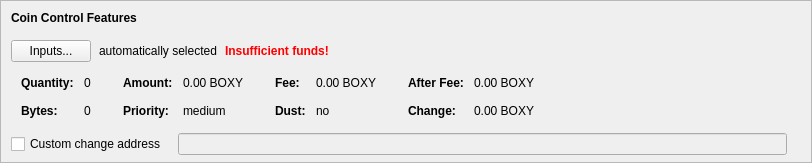
    <widget class="QFrame" name="frameCoinControl">
     <property name="sizePolicy">
      <sizepolicy hsizetype="Expanding" vsizetype="Expanding">
       <horstretch>0</horstretch>
       <verstretch>0</verstretch>
      </sizepolicy>
     </property>
     <property name="maximumSize">
      <size>
       <width>16777215</width>
       <height>16777215</height>
      </size>
     </property>
     <property name="frameShape">
      <enum>QFrame::StyledPanel</enum>
     </property>
     <property name="frameShadow">
      <enum>QFrame::Sunken</enum>
     </property>
     <layout class="QVBoxLayout" name="verticalLayoutCoinControl2">
      <property name="spacing">
       <number>0</number>
      </property>
      <property name="leftMargin">
       <number>0</number>
      </property>
      <property name="topMargin">
       <number>0</number>
      </property>
      <property name="rightMargin">
       <number>0</number>
      </property>
      <property name="bottomMargin">
       <number>6</number>
      </property>
      <item>
       <layout class="QVBoxLayout" name="verticalLayoutCoinControl" stretch="0,0,0,0,1">
        <property name="spacing">
         <number>0</number>
        </property>
        <property name="leftMargin">
         <number>10</number>
        </property>
        <property name="topMargin">
         <number>10</number>
        </property>
        <item>
         <layout class="QHBoxLayout" name="horizontalLayoutCoinControl1">
          <property name="bottomMargin">
           <number>15</number>
          </property>
          <item>
           <widget class="QLabel" name="labelCoinControlFeatures">
            <property name="sizePolicy">
             <sizepolicy hsizetype="Preferred" vsizetype="Maximum">
              <horstretch>0</horstretch>
              <verstretch>0</verstretch>
             </sizepolicy>
            </property>
            <property name="font">
             <font>
              <weight>75</weight>
              <bold>true</bold>
             </font>
            </property>
            <property name="styleSheet">
             <string notr="true">font-weight:bold;</string>
            </property>
            <property name="text">
             <string>Coin Control Features</string>
            </property>
           </widget>
          </item>
         </layout>
        </item>
        <item>
         <layout class="QHBoxLayout" name="horizontalLayoutCoinControl2" stretch="0,0,0,0">
          <property name="spacing">
           <number>8</number>
          </property>
          <property name="bottomMargin">
           <number>10</number>
          </property>
          <item>
           <widget class="QPushButton" name="pushButtonCoinControl">
            <property name="styleSheet">
             <string notr="true"/>
            </property>
            <property name="text">
             <string>Inputs...</string>
            </property>
            <property name="autoDefault">
             <bool>false</bool>
            </property>
           </widget>
          </item>
          <item>
           <widget class="QLabel" name="labelCoinControlAutomaticallySelected">
            <property name="text">
             <string>automatically selected</string>
            </property>
            <property name="margin">
             <number>5</number>
            </property>
           </widget>
          </item>
          <item>
           <widget class="QLabel" name="labelCoinControlInsuffFunds">
            <property name="font">
             <font>
              <weight>75</weight>
              <bold>true</bold>
             </font>
            </property>
            <property name="styleSheet">
             <string notr="true">color:red;font-weight:bold;</string>
            </property>
            <property name="text">
             <string>Insufficient funds!</string>
            </property>
            <property name="margin">
             <number>5</number>
            </property>
           </widget>
          </item>
          <item>
           <spacer name="horizontalSpacerCoinControl">
            <property name="orientation">
             <enum>Qt::Horizontal</enum>
            </property>
            <property name="sizeHint" stdset="0">
             <size>
              <width>40</width>
              <height>1</height>
             </size>
            </property>
           </spacer>
          </item>
         </layout>
        </item>
        <item>
         <widget class="QWidget" name="widgetCoinControl" native="true">
          <property name="sizePolicy">
           <sizepolicy hsizetype="Preferred" vsizetype="Preferred">
            <horstretch>0</horstretch>
            <verstretch>0</verstretch>
           </sizepolicy>
          </property>
          <property name="minimumSize">
           <size>
            <width>0</width>
            <height>0</height>
           </size>
          </property>
          <property name="styleSheet">
           <string notr="true"/>
          </property>
          <layout class="QHBoxLayout" name="horizontalLayoutCoinControl5">
           <property name="leftMargin">
            <number>0</number>
           </property>
           <property name="topMargin">
            <number>0</number>
           </property>
           <property name="rightMargin">
            <number>0</number>
           </property>
           <property name="bottomMargin">
            <number>0</number>
           </property>
           <item>
            <layout class="QHBoxLayout" name="horizontalLayoutCoinControl3" stretch="0,0,0,1">
             <property name="spacing">
              <number>20</number>
             </property>
             <property name="topMargin">
              <number>0</number>
             </property>
             <property name="bottomMargin">
              <number>10</number>
             </property>
             <item>
              <layout class="QFormLayout" name="formLayoutCoinControl1">
               <property name="horizontalSpacing">
                <number>10</number>
               </property>
               <property name="verticalSpacing">
                <number>14</number>
               </property>
               <property name="leftMargin">
                <number>10</number>
               </property>
               <property name="topMargin">
                <number>4</number>
               </property>
               <property name="rightMargin">
                <number>6</number>
               </property>
               <item row="0" column="0">
                <widget class="QLabel" name="labelCoinControlQuantityText">
                 <property name="font">
                  <font>
                   <weight>75</weight>
                   <bold>true</bold>
                  </font>
                 </property>
                 <property name="text">
                  <string>Quantity:</string>
                 </property>
                 <property name="margin">
                  <number>0</number>
                 </property>
                </widget>
               </item>
               <item row="0" column="1">
                <widget class="QLabel" name="labelCoinControlQuantity">
                 <property name="cursor">
                  <cursorShape>IBeamCursor</cursorShape>
                 </property>
                 <property name="contextMenuPolicy">
                  <enum>Qt::ActionsContextMenu</enum>
                 </property>
                 <property name="text">
                  <string notr="true">0</string>
                 </property>
                 <property name="margin">
                  <number>0</number>
                 </property>
                 <property name="textInteractionFlags">
                  <set>Qt::LinksAccessibleByMouse|Qt::TextSelectableByKeyboard|Qt::TextSelectableByMouse</set>
                 </property>
                </widget>
               </item>
               <item row="1" column="0">
                <widget class="QLabel" name="labelCoinControlBytesText">
                 <property name="font">
                  <font>
                   <weight>75</weight>
                   <bold>true</bold>
                  </font>
                 </property>
                 <property name="text">
                  <string>Bytes:</string>
                 </property>
                </widget>
               </item>
               <item row="1" column="1">
                <widget class="QLabel" name="labelCoinControlBytes">
                 <property name="cursor">
                  <cursorShape>IBeamCursor</cursorShape>
                 </property>
                 <property name="contextMenuPolicy">
                  <enum>Qt::ActionsContextMenu</enum>
                 </property>
                 <property name="text">
                  <string notr="true">0</string>
                 </property>
                 <property name="textInteractionFlags">
                  <set>Qt::LinksAccessibleByMouse|Qt::TextSelectableByKeyboard|Qt::TextSelectableByMouse</set>
                 </property>
                </widget>
               </item>
              </layout>
             </item>
             <item>
              <layout class="QFormLayout" name="formLayoutCoinControl2">
               <property name="horizontalSpacing">
                <number>10</number>
               </property>
               <property name="verticalSpacing">
                <number>14</number>
               </property>
               <property name="leftMargin">
                <number>6</number>
               </property>
               <property name="topMargin">
                <number>4</number>
               </property>
               <property name="rightMargin">
                <number>6</number>
               </property>
               <item row="0" column="0">
                <widget class="QLabel" name="labelCoinControlAmountText">
                 <property name="font">
                  <font>
                   <weight>75</weight>
                   <bold>true</bold>
                  </font>
                 </property>
                 <property name="text">
                  <string>Amount:</string>
                 </property>
                 <property name="margin">
                  <number>0</number>
                 </property>
                </widget>
               </item>
               <item row="0" column="1">
                <widget class="QLabel" name="labelCoinControlAmount">
                 <property name="cursor">
                  <cursorShape>IBeamCursor</cursorShape>
                 </property>
                 <property name="contextMenuPolicy">
                  <enum>Qt::ActionsContextMenu</enum>
                 </property>
                 <property name="text">
                  <string notr="true">0.00 BOXY</string>
                 </property>
                 <property name="textInteractionFlags">
                  <set>Qt::LinksAccessibleByMouse|Qt::TextSelectableByKeyboard|Qt::TextSelectableByMouse</set>
                 </property>
                </widget>
               </item>
               <item row="1" column="0">
                <widget class="QLabel" name="labelCoinControlPriorityText">
                 <property name="font">
                  <font>
                   <weight>75</weight>
                   <bold>true</bold>
                  </font>
                 </property>
                 <property name="text">
                  <string>Priority:</string>
                 </property>
                </widget>
               </item>
               <item row="1" column="1">
                <widget class="QLabel" name="labelCoinControlPriority">
                 <property name="cursor">
                  <cursorShape>IBeamCursor</cursorShape>
                 </property>
                 <property name="contextMenuPolicy">
                  <enum>Qt::ActionsContextMenu</enum>
                 </property>
                 <property name="text">
                  <string>medium</string>
                 </property>
                 <property name="textInteractionFlags">
                  <set>Qt::LinksAccessibleByMouse|Qt::TextSelectableByKeyboard|Qt::TextSelectableByMouse</set>
                 </property>
                </widget>
               </item>
              </layout>
             </item>
             <item>
              <layout class="QFormLayout" name="formLayoutCoinControl3">
               <property name="horizontalSpacing">
                <number>10</number>
               </property>
               <property name="verticalSpacing">
                <number>14</number>
               </property>
               <property name="leftMargin">
                <number>6</number>
               </property>
               <property name="topMargin">
                <number>4</number>
               </property>
               <property name="rightMargin">
                <number>6</number>
               </property>
               <item row="0" column="0">
                <widget class="QLabel" name="labelCoinControlFeeText">
                 <property name="font">
                  <font>
                   <weight>75</weight>
                   <bold>true</bold>
                  </font>
                 </property>
                 <property name="text">
                  <string>Fee:</string>
                 </property>
                 <property name="margin">
                  <number>0</number>
                 </property>
                </widget>
               </item>
               <item row="0" column="1">
                <widget class="QLabel" name="labelCoinControlFee">
                 <property name="cursor">
                  <cursorShape>IBeamCursor</cursorShape>
                 </property>
                 <property name="contextMenuPolicy">
                  <enum>Qt::ActionsContextMenu</enum>
                 </property>
                 <property name="text">
                  <string notr="true">0.00 BOXY</string>
                 </property>
                 <property name="textInteractionFlags">
                  <set>Qt::LinksAccessibleByMouse|Qt::TextSelectableByKeyboard|Qt::TextSelectableByMouse</set>
                 </property>
                </widget>
               </item>
               <item row="1" column="0">
                <widget class="QLabel" name="labelCoinControlLowOutputText">
                 <property name="font">
                  <font>
                   <weight>75</weight>
                   <bold>true</bold>
                  </font>
                 </property>
                 <property name="text">
                  <string>Dust:</string>
                 </property>
                </widget>
               </item>
               <item row="1" column="1">
                <widget class="QLabel" name="labelCoinControlLowOutput">
                 <property name="cursor">
                  <cursorShape>IBeamCursor</cursorShape>
                 </property>
                 <property name="contextMenuPolicy">
                  <enum>Qt::ActionsContextMenu</enum>
                 </property>
                 <property name="text">
                  <string>no</string>
                 </property>
                 <property name="textInteractionFlags">
                  <set>Qt::LinksAccessibleByMouse|Qt::TextSelectableByKeyboard|Qt::TextSelectableByMouse</set>
                 </property>
                </widget>
               </item>
              </layout>
             </item>
             <item>
              <layout class="QFormLayout" name="formLayoutCoinControl4">
               <property name="horizontalSpacing">
                <number>10</number>
               </property>
               <property name="verticalSpacing">
                <number>14</number>
               </property>
               <property name="leftMargin">
                <number>6</number>
               </property>
               <property name="topMargin">
                <number>4</number>
               </property>
               <property name="rightMargin">
                <number>6</number>
               </property>
               <item row="0" column="0">
                <widget class="QLabel" name="labelCoinControlAfterFeeText">
                 <property name="font">
                  <font>
                   <weight>75</weight>
                   <bold>true</bold>
                  </font>
                 </property>
                 <property name="text">
                  <string>After Fee:</string>
                 </property>
                 <property name="margin">
                  <number>0</number>
                 </property>
                </widget>
               </item>
               <item row="0" column="1">
                <widget class="QLabel" name="labelCoinControlAfterFee">
                 <property name="cursor">
                  <cursorShape>IBeamCursor</cursorShape>
                 </property>
                 <property name="contextMenuPolicy">
                  <enum>Qt::ActionsContextMenu</enum>
                 </property>
                 <property name="text">
                  <string notr="true">0.00 BOXY</string>
                 </property>
                 <property name="textInteractionFlags">
                  <set>Qt::LinksAccessibleByMouse|Qt::TextSelectableByKeyboard|Qt::TextSelectableByMouse</set>
                 </property>
                </widget>
               </item>
               <item row="1" column="0">
                <widget class="QLabel" name="labelCoinControlChangeText">
                 <property name="font">
                  <font>
                   <weight>75</weight>
                   <bold>true</bold>
                  </font>
                 </property>
                 <property name="text">
                  <string>Change:</string>
                 </property>
                </widget>
               </item>
               <item row="1" column="1">
                <widget class="QLabel" name="labelCoinControlChange">
                 <property name="cursor">
                  <cursorShape>IBeamCursor</cursorShape>
                 </property>
                 <property name="contextMenuPolicy">
                  <enum>Qt::ActionsContextMenu</enum>
                 </property>
                 <property name="text">
                  <string notr="true">0.00 BOXY</string>
                 </property>
                 <property name="textInteractionFlags">
                  <set>Qt::LinksAccessibleByMouse|Qt::TextSelectableByKeyboard|Qt::TextSelectableByMouse</set>
                 </property>
                </widget>
               </item>
              </layout>
             </item>
            </layout>
           </item>
          </layout>
         </widget>
        </item>
        <item>
         <layout class="QHBoxLayout" name="horizontalLayoutCoinControl4" stretch="0,0,0">
          <property name="spacing">
           <number>12</number>
          </property>
          <property name="sizeConstraint">
           <enum>QLayout::SetDefaultConstraint</enum>
          </property>
          <property name="topMargin">
           <number>5</number>
          </property>
          <property name="rightMargin">
           <number>5</number>
          </property>
          <item>
           <widget class="QCheckBox" name="checkBoxCoinControlChange">
            <property name="toolTip">
             <string>If this is activated, but the change address is empty or invalid, change will be sent to a newly generated address.</string>
            </property>
            <property name="text">
             <string>Custom change address</string>
            </property>
           </widget>
          </item>
          <item>
           <widget class="QValidatedLineEdit" name="lineEditCoinControlChange">
            <property name="enabled">
             <bool>false</bool>
            </property>
            <property name="sizePolicy">
             <sizepolicy hsizetype="Expanding" vsizetype="Fixed">
              <horstretch>0</horstretch>
              <verstretch>0</verstretch>
             </sizepolicy>
            </property>
           </widget>
          </item>
          <item>
           <widget class="QLabel" name="labelCoinControlChangeLabel">
            <property name="sizePolicy">
             <sizepolicy hsizetype="Preferred" vsizetype="Expanding">
              <horstretch>0</horstretch>
              <verstretch>0</verstretch>
             </sizepolicy>
            </property>
            <property name="minimumSize">
             <size>
              <width>0</width>
              <height>0</height>
             </size>
            </property>
            <property name="text">
             <string/>
            </property>
            <property name="margin">
             <number>3</number>
            </property>
           </widget>
          </item>
         </layout>
        </item>
        <item>
         <spacer name="verticalSpacerCoinControl">
          <property name="orientation">
           <enum>Qt::Vertical</enum>
          </property>
          <property name="sizeHint" stdset="0">
           <size>
            <width>800</width>
            <height>1</height>
           </size>
          </property>
         </spacer>
        </item>
       </layout>
      </item>
     </layout>
    </widget>
